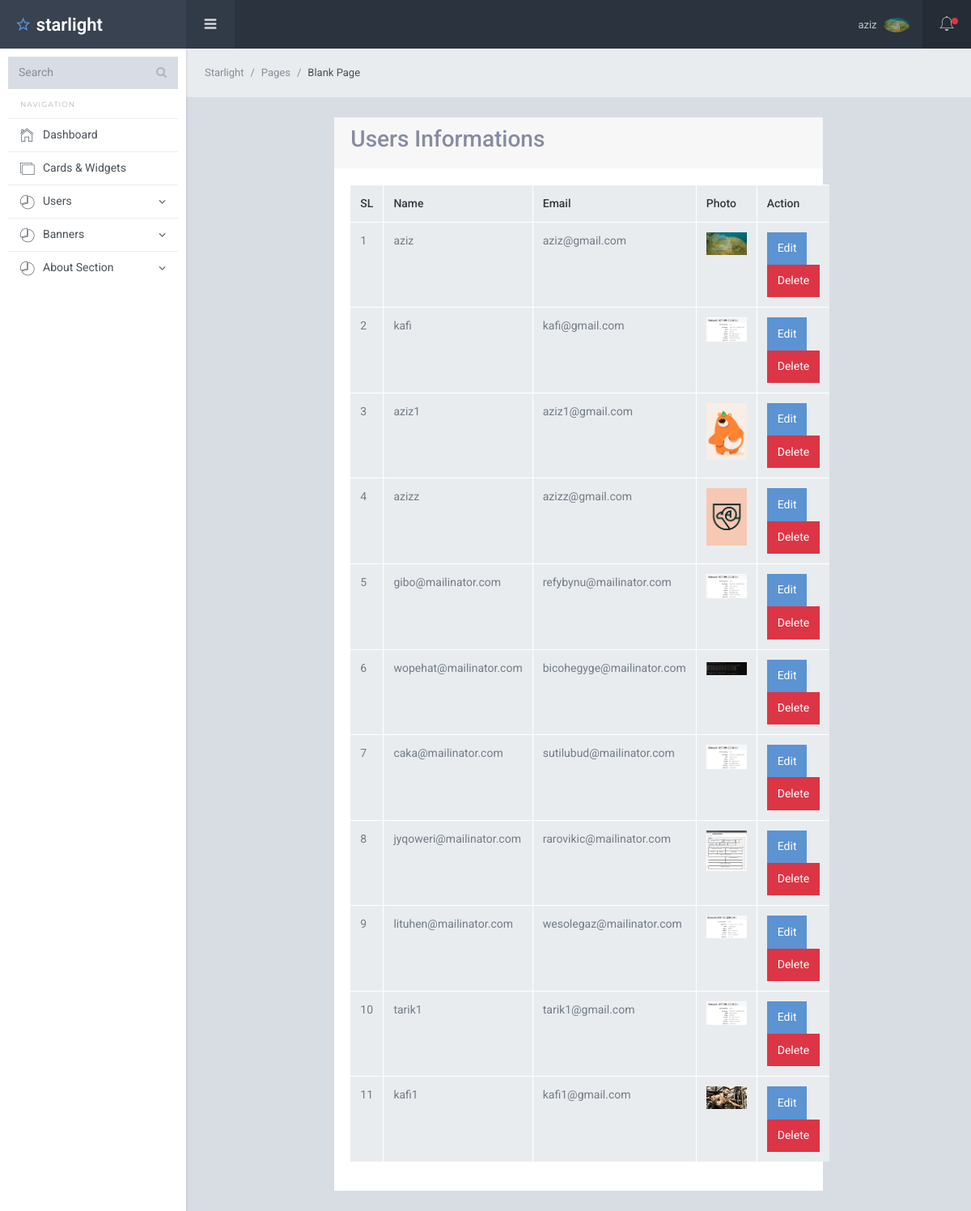
The app's page /users/users.php (signed in) with its own data.
### tables this page shows
CREATE TABLE `users` (
  `id` int(11) NOT NULL,
  `name` varchar(100) NOT NULL,
  `email` varchar(100) NOT NULL,
  `password` varchar(100) NOT NULL,
  `profile_picture` varchar(100) NOT NULL,
  `status` int(11) NOT NULL DEFAULT 0,
  `role` int(11) DEFAULT NULL
);

### users/users.php (the view, shortened to what this page needs)
<?php
require '../db.php';
$select = "SELECT * FROM users WHERE status=0";
$select_result = mysqli_query($db_connect, $select);
?>
<?php require '../dashboard_parts/header.php'?>
<div class="sl-mainpanel">
    <nav class="breadcrumb sl-breadcrumb">
        <a class="breadcrumb-item" href="index.html">Starlight</a>
        <a class="breadcrumb-item" href="index.html">Pages</a>
        <span class="breadcrumb-item active">Blank Page</span>
    </nav>
    <div class="sl-pagebody">
        <?php if($after_assoc_select_profile_info['role'] != 4){?>
        <div class="row">
            <div class="col-lg-8 m-auto">
                <div class="card">
                    <div class="card-header">
                        <h3>Users Informations <a href="logout.php" class="btn btn-danger float-right d-none">Logout</a>
                        </h3>
                    </div>
                    <div class="card-body">
                        <table class="table table-bordered">
                            <tr>
                                <th>SL</th>
                                <th>Name</th>
                                <th>Email</th>
                                <th>Photo</th>
                                <?php if($after_assoc_select_profile_info['role'] == 1 || $after_assoc_select_profile_info['role'] == 2){?>
                                <th>Action</th>
                                <?php } ?>
                            </tr>
                            <?php foreach ($select_result as $key => $user){ ?>
                            <tr>
                                <td><?=$key + 1?></td>
                                <td><?=$user['name']?></td>
                                <td><?=$user['email']?></td>
                                <td>
                                    <img width="50" src="../uploads/users/<?=$user['profile_picture']?>" alt="">
                                </td>
                                <?php if($after_assoc_select_profile_info['role'] == 1 || $after_assoc_select_profile_info['role'] == 2){?>
                                <td>
                                    <a href="user_edit.php?id=<?=$user['id']?>" class="btn btn-info">Edit</a>
                                    <?php if($after_assoc_select_profile_info['role'] == 1){?>
                                    <button name="user_status.php?id=<?=$user['id']?>" type="button"
                                        class="btn btn-danger status">Delete</button>
                                    <?php } ?>
                                </td>
                                <?php } ?>
                            </tr>
                            <?php } ?>
                        </table>
                    </div>
                </div>
            </div>
        </div>
        <?php } ?>
    </div>
</div>
<?php require '../dashboard_parts/footer.php'?>

### dashboard_parts/header.php (shortened to what this page needs)
<?php
    require '../db.php';
    $id = $_SESSION['id'];
    $select_profile_info = "SELECT * FROM users WHERE id=$id";
    $select_profile_info_result = mysqli_query($db_connect, $select_profile_info);
    $after_assoc_select_profile_info = mysqli_fetch_assoc($select_profile_info_result);
?>
<!DOCTYPE html>
<html lang="en">
<head>
    <link href="/jett/dashboard_assets/lib/font-awesome/css/font-awesome.css" rel="stylesheet">
    <link href="/jett/dashboard_assets/lib/Ionicons/css/ionicons.css" rel="stylesheet">
    <link href="/jett/dashboard_assets/lib/perfect-scrollbar/css/perfect-scrollbar.css" rel="stylesheet">
    <link rel="stylesheet" href="/jett/dashboard_assets/css/starlight.css">
</head>
<body>
    <div class="sl-logo"><a href=""><i class="icon ion-android-star-outline"></i> starlight</a></div>
    <div class="sl-sideleft">
        <div class="input-group input-group-search">
            <input type="search" name="search" class="form-control" placeholder="Search">
            <span class="input-group-btn">
                <button class="btn"><i class="fa fa-search"></i></button>
            </span>
        </div>
        <label class="sidebar-label">Navigation</label>
        <div class="sl-sideleft-menu">
            <a href="/jett/dashboard/dashboard.php" class="sl-menu-link">
                <div class="sl-menu-item">
                    <i class="menu-item-icon icon ion-ios-home-outline tx-22"></i>
                    <span class="menu-item-label">Dashboard</span>
                </div>
            </a>
            <a href="widgets.html" class="sl-menu-link">
                <div class="sl-menu-item">
                    <i class="menu-item-icon icon ion-ios-photos-outline tx-20"></i>
                    <span class="menu-item-label">Cards &amp; Widgets</span>
                </div>
            </a>
            <?php if($after_assoc_select_profile_info['role'] != 4){ ?>
            <a href="#" class="sl-menu-link">
                <div class="sl-menu-item">
                    <i class="menu-item-icon ion-ios-pie-outline tx-20"></i>
                    <span class="menu-item-label">Users</span>
                    <i class="menu-item-arrow fa fa-angle-down"></i>
                </div>
            </a>
            <?php } ?>
            <a href="#" class="sl-menu-link">
                <div class="sl-menu-item">
                    <i class="menu-item-icon ion-ios-pie-outline tx-20"></i>
                    <span class="menu-item-label">Banners</span>
                    <i class="menu-item-arrow fa fa-angle-down"></i>
                </div>
            </a>
            <a href="#" class="sl-menu-link">
                <div class="sl-menu-item">
                    <i class="menu-item-icon ion-ios-pie-outline tx-20"></i>
                    <span class="menu-item-label">About Section</span>
                    <i class="menu-item-arrow fa fa-angle-down"></i>
                </div>
            </a>
        </div>
        <br>
    </div>
    <div class="sl-header">
        <div class="sl-header-left">
            <div class="navicon-left hidden-md-down"><a id="btnLeftMenu" href=""><i
                        class="icon ion-navicon-round"></i></a></div>
        </div>
        <div class="sl-header-right">
            <nav class="nav">
                <div class="dropdown">
                    <a href="" class="nav-link nav-link-profile" data-toggle="dropdown">
                        <span class="logged-name"><?= $after_assoc_select_profile_info['name']; ?></span>
                        <img src="/jett/uploads/users/<?= $after_assoc_select_profile_info['profile_picture'];?>"
                            class="wd-32 rounded-circle" alt="">
                    </a>
                </div>
            </nav>
            <div class="navicon-right">
                <a id="btnRightMenu" href="" class="pos-relative">
                    <i class="icon ion-ios-bell-outline"></i>
                    <span class="square-8 bg-danger"></span>
                </a>
            </div>
        </div>
    </div>

### records on screen
users: name "aziz", profile_picture (picture), email "aziz@gmail.com"
users: name "kafi", email "kafi@gmail.com", profile_picture (picture)
users: name "aziz1", email "aziz1@gmail.com", profile_picture (picture)
users: name "azizz", email "azizz@gmail.com", profile_picture (picture)
users: name "gibo@mailinator.com", email "refybynu@mailinator.com", profile_picture (picture)
users: name "wopehat@mailinator.com", email "bicohegyge@mailinator.com", profile_picture (picture)
users: name "caka@mailinator.com", email "sutilubud@mailinator.com", profile_picture (picture)
users: name "jyqoweri@mailinator.com", email "rarovikic@mailinator.com", profile_picture (picture)
users: name "lituhen@mailinator.com", email "wesolegaz@mailinator.com", profile_picture (picture)
users: name "tarik1", email "tarik1@gmail.com", profile_picture (picture)
users: name "kafi1", email "kafi1@gmail.com", profile_picture (picture)
